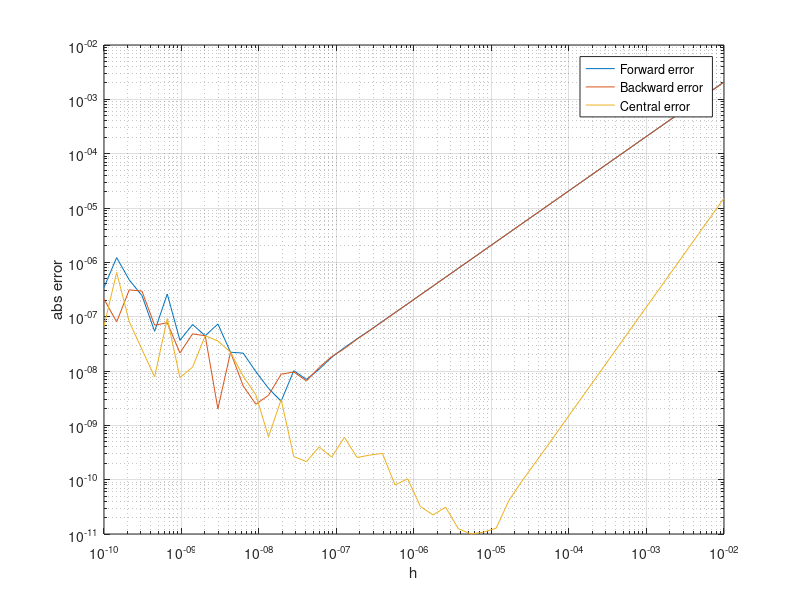

The MATLAB source for this figure:
clc;
clear;
close all;

f = @(x) cos(x); 
% f = @(x) exp(-2*x) - x; 
f_actual = @(x) -sin(x);
x = 2;

function [val] = forward_method(f, x, h)
    val = (f(x+h) - f(x))/h;
end

function [val] = backward_method(f, x, h)
    val = (f(x) - f(x-h))/ h ;
end

function [val] = central_method(f, x, h)
    val = ( f(x+h) - f(x-h) ) / (2*h) ;
end


steps = 50;
hs = logspace(-2, -10, steps);

error_forward = zeros(1, steps);
error_backward = zeros(1, steps);
error_central = zeros(1, steps);

for i = 1:steps
    forwardVal  = forward_method(f, x, hs(i));
    backwardVal = backward_method(f, x, hs(i));
    centralVal = central_method(f, x, hs(i));

    error_forward(i)  = abs(forwardVal - f_actual(x));
    error_backward(i) = abs(backwardVal - f_actual(x));
    error_central(i)  = abs(centralVal - f_actual(x));
end

disp(error_forward)
disp(error_backward)
disp(error_central)

loglog(hs, error_forward, 'DisplayName', 'Forward error')
hold on
loglog(hs, error_backward, 'DisplayName', 'Backward error')
hold on
loglog(hs, error_central, 'DisplayName', 'Central error')



legend show;
grid on;
xlabel('h');
ylabel('abs error');

